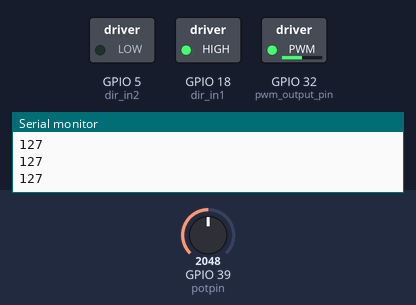
A program run on a simulated ESP32. Shown: switched loads named in the program (green lamp = pin HIGH), the last lines printed to the serial monitor. The test bench sets the inputs (shaded band); at power-on: GPIO 39 (potpin) = 2048.

Above: at 1.2 s.
1.3 s: GPIO 39 (potpin) set to 2866
At 2.3 s:
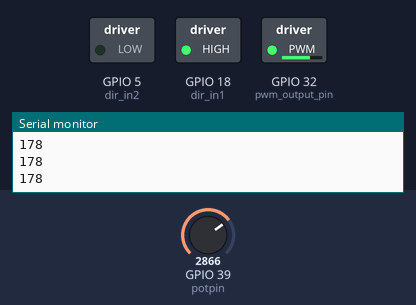
2.8 s: GPIO 39 (potpin) set to 3603
At 3.4 s:
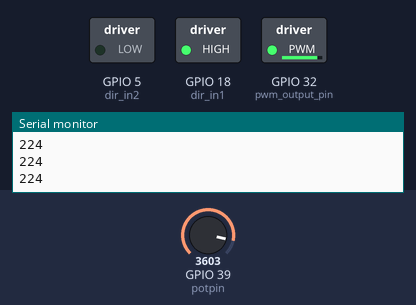
4.3 s: GPIO 39 (potpin) set to 491
At 5.5 s:
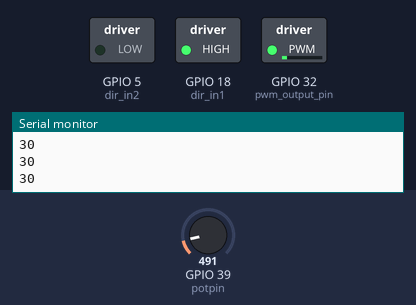
5.8 s: GPIO 39 (potpin) set to 0
At 6.9 s:
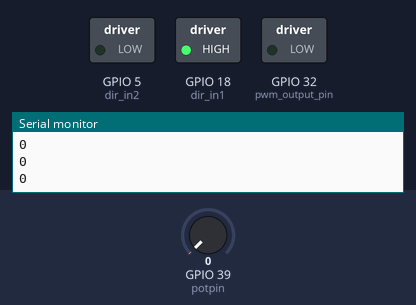
7.3 s: GPIO 39 (potpin) set to 2047
At 8.1 s:
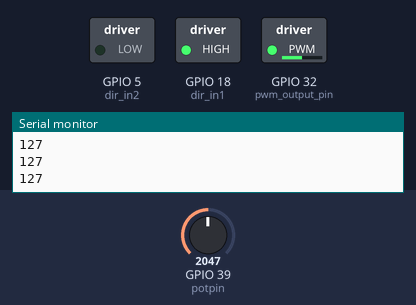
Timing chart, 0 to 9.8 s (numbered marks = the images above; inputs shaded):
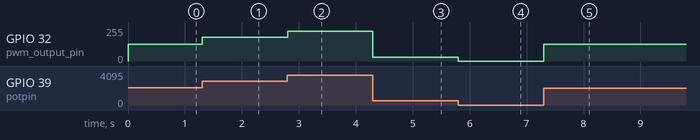

The program:

main.cpp
```cpp
#include <Arduino.h>
#include <main.h>

int pwm_output_pin = 32;     //connected to the enable pin of the motor controller which is pwm pin
int dir_in1 = 18;            // motor direction pin
int dir_in2 = 5;             // motor direction pin
int potpin = 39;             // analog voltage from Potentiometer

void setup() {

  pinMode(pwm_output_pin, OUTPUT);
  pinMode(potpin, INPUT);
  pinMode(dir_in1, OUTPUT);
  pinMode(dir_in2, OUTPUT);

  Serial.begin(9600);
}

void loop() {
  digitalWrite(dir_in1, HIGH);
  digitalWrite(dir_in2, LOW);

  int potValue = analogRead(potpin);                // Read potentiometer value
  int pwmOutput = map(potValue, 0, 4095, 0 , 255);  // Map the potentiometer value from 0 to 255        //DAC is 8 bit
  analogWrite(pwm_output_pin, pwmOutput);           // Send PWM signal to L298N Enable pin

  Serial.println(pwmOutput);
}
```

main.h
```cpp
#define RESET_VALUE                 0
#define VALUE_PRE_SCALE             4000            //Slow down the clock
#define TIMER_NUM                   0               // Order of Timer. We only have 4 timers so the order can be 0,1,2,3.
#define COUNT_UP                    true            //if it is true the timer will count up and vice versa.

#define AUTO_RELOAD                 true            //if it is true, timer will repeat.
#define VALUE_AUTO_RELOAD           1200000         //Timer will count upto this value and reset

#define SEC_60                      60
```

Measured:
- after the input at 1.3 s, GPIO 32 (pwm_output_pin): 127/255 → 178/255 at once
- after the input at 2.8 s, GPIO 32 (pwm_output_pin): 178/255 → 224/255 at once
- after the input at 4.3 s, GPIO 32 (pwm_output_pin): 224/255 → 30/255 at once
- after the input at 5.8 s, GPIO 32 (pwm_output_pin): 30/255 → 0/255 at once
- after the input at 7.3 s, GPIO 32 (pwm_output_pin): 0/255 → 127/255 at once
